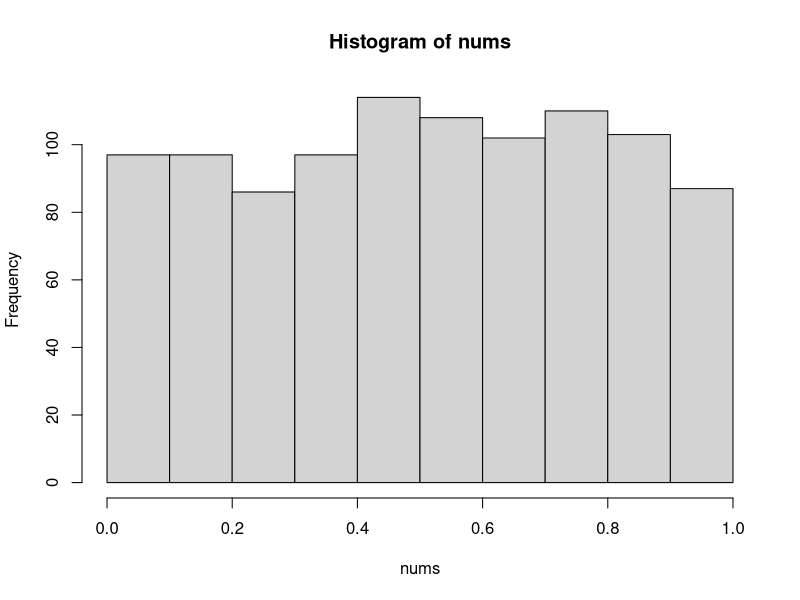
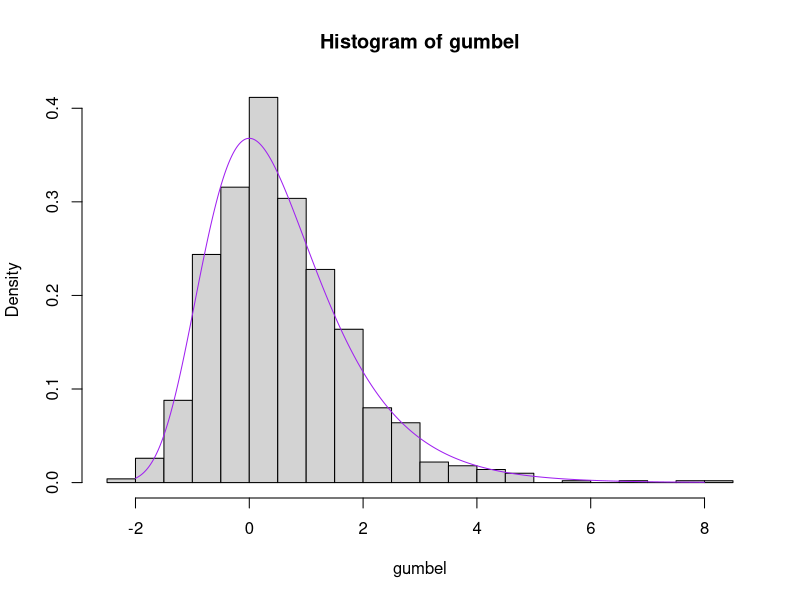

Source code (R) for these figures, in order:
x <- as.numeric(as.POSIXct(Sys.time()))

n <- 1000

nums <- c()




for(i in 0:n){
  x <- (65539*x) %% 2**31
  u <- x/(2**31)
  nums <- c(nums, u)
}

hist(nums)

gumbel <- c(-log(-log(nums)))

h <- hist(gumbel, 30, probability = TRUE)

xtheory <- seq(-2, 8, 0.01)

ytheory <- c(exp(-(xtheory+exp(-xtheory))))
lines(xtheory, ytheory, col='purple')

xbins <- h$mids
ybins <- h$density
yexpect <- c(exp(-(xbins+exp(-xbins))))
chi <- sum((ybins - yexpect)**2/yexpect)
print(chi)
chi0 = chi/(length(xbins)-1)
print(chi0)

